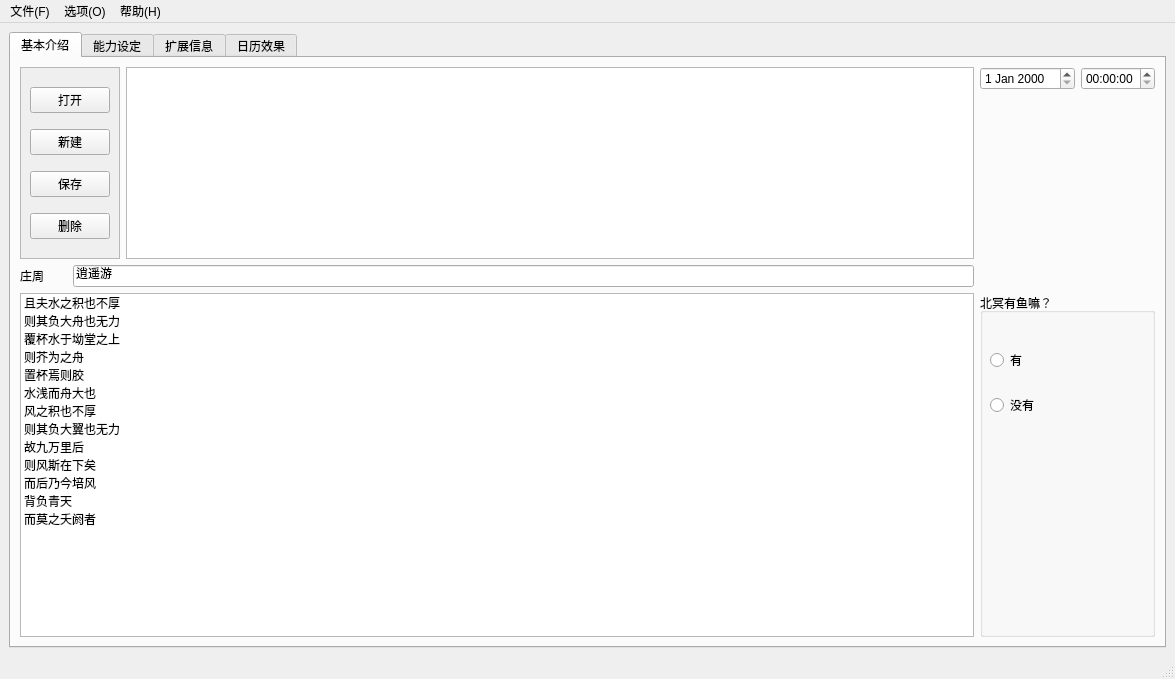
<?xml version="1.0" encoding="UTF-8"?>
<ui version="4.0">
 <class>MainWindow</class>
 <widget class="QMainWindow" name="MainWindow">
  <property name="geometry">
   <rect>
    <x>0</x>
    <y>0</y>
    <width>1175</width>
    <height>679</height>
   </rect>
  </property>
  <property name="windowTitle">
   <string>MainWindow</string>
  </property>
  <widget class="QWidget" name="centralwidget">
   <layout class="QGridLayout" name="gridLayout">
    <item row="0" column="0">
     <widget class="QTabWidget" name="tabWidget">
      <property name="currentIndex">
       <number>0</number>
      </property>
      <widget class="QWidget" name="tab">
       <attribute name="title">
        <string>基本介绍</string>
       </attribute>
       <layout class="QGridLayout" name="gridLayout_2">
        <item row="0" column="0" rowspan="2" colspan="2">
         <widget class="QScrollArea" name="scrollArea">
          <property name="widgetResizable">
           <bool>true</bool>
          </property>
          <widget class="QWidget" name="scrollAreaWidgetContents">
           <property name="geometry">
            <rect>
             <x>0</x>
             <y>0</y>
             <width>98</width>
             <height>190</height>
            </rect>
           </property>
           <layout class="QVBoxLayout" name="verticalLayout_3">
            <item>
             <widget class="QPushButton" name="pushButton">
              <property name="text">
               <string>打开</string>
              </property>
             </widget>
            </item>
            <item>
             <widget class="QPushButton" name="pushButton_2">
              <property name="text">
               <string>新建</string>
              </property>
             </widget>
            </item>
            <item>
             <widget class="QPushButton" name="pushButton_3">
              <property name="text">
               <string>保存</string>
              </property>
             </widget>
            </item>
            <item>
             <widget class="QPushButton" name="pushButton_4">
              <property name="text">
               <string>删除</string>
              </property>
             </widget>
            </item>
           </layout>
          </widget>
         </widget>
        </item>
        <item row="0" column="2" rowspan="2">
         <widget class="QTextEdit" name="textEdit"/>
        </item>
        <item row="0" column="3">
         <widget class="QDateEdit" name="dateEdit"/>
        </item>
        <item row="0" column="4">
         <widget class="QTimeEdit" name="timeEdit"/>
        </item>
        <item row="1" column="3" colspan="2">
         <widget class="QLabel" name="label">
          <property name="text">
           <string/>
          </property>
         </widget>
        </item>
        <item row="2" column="0">
         <widget class="QLabel" name="nameline">
          <property name="text">
           <string>庄周</string>
          </property>
         </widget>
        </item>
        <item row="2" column="1" colspan="2">
         <widget class="QLineEdit" name="lineEdit">
          <property name="text">
           <string>逍遥游</string>
          </property>
         </widget>
        </item>
        <item row="3" column="0" colspan="3">
         <widget class="QListWidget" name="listWidget">
          <item>
           <property name="text">
            <string>且夫水之积也不厚</string>
           </property>
          </item>
          <item>
           <property name="text">
            <string>则其负大舟也无力</string>
           </property>
          </item>
          <item>
           <property name="text">
            <string>覆杯水于坳堂之上</string>
           </property>
          </item>
          <item>
           <property name="text">
            <string>则芥为之舟</string>
           </property>
          </item>
          <item>
           <property name="text">
            <string>置杯焉则胶</string>
           </property>
          </item>
          <item>
           <property name="text">
            <string>水浅而舟大也</string>
           </property>
          </item>
          <item>
           <property name="text">
            <string>风之积也不厚</string>
           </property>
          </item>
          <item>
           <property name="text">
            <string>则其负大翼也无力</string>
           </property>
          </item>
          <item>
           <property name="text">
            <string>故九万里后</string>
           </property>
          </item>
          <item>
           <property name="text">
            <string>则风斯在下矣</string>
           </property>
          </item>
          <item>
           <property name="text">
            <string>而后乃今培风</string>
           </property>
          </item>
          <item>
           <property name="text">
            <string>背负青天</string>
           </property>
          </item>
          <item>
           <property name="text">
            <string>而莫之夭阏者</string>
           </property>
          </item>
         </widget>
        </item>
        <item row="3" column="3" colspan="2">
         <widget class="QGroupBox" name="groupBox">
          <property name="title">
           <string>北冥有鱼嘛？</string>
          </property>
          <widget class="QWidget" name="layoutWidget">
           <property name="geometry">
            <rect>
             <x>10</x>
             <y>40</y>
             <width>114</width>
             <height>101</height>
            </rect>
           </property>
           <layout class="QVBoxLayout" name="verticalLayout">
            <item>
             <widget class="QRadioButton" name="yesRadioButton">
              <property name="text">
               <string>有</string>
              </property>
             </widget>
            </item>
            <item>
             <widget class="QRadioButton" name="noRadioButton">
              <property name="text">
               <string>没有</string>
              </property>
             </widget>
            </item>
           </layout>
          </widget>
          <widget class="QWidget" name="layoutWidget">
           <property name="geometry">
            <rect>
             <x>190</x>
             <y>40</y>
             <width>94</width>
             <height>136</height>
            </rect>
           </property>
           <layout class="QVBoxLayout" name="verticalLayout_2">
            <item>
             <widget class="QCheckBox" name="checkBoxFish">
              <property name="text">
               <string>大鱼</string>
              </property>
             </widget>
            </item>
            <item>
             <widget class="QCheckBox" name="checkBoxBird">
              <property name="text">
               <string>鹏</string>
              </property>
             </widget>
            </item>
            <item>
             <widget class="QCheckBox" name="checkBoxKun">
              <property name="text">
               <string>鲲</string>
              </property>
             </widget>
            </item>
            <item>
             <widget class="QCheckBox" name="checkBoxBoth">
              <property name="text">
               <string>以上都是</string>
              </property>
             </widget>
            </item>
           </layout>
          </widget>
         </widget>
        </item>
       </layout>
      </widget>
      <widget class="QWidget" name="tab_2">
       <attribute name="title">
        <string>能力设定</string>
       </attribute>
       <layout class="QGridLayout" name="gridLayout_3">
        <item row="0" column="0">
         <widget class="QLabel" name="labelAttri">
          <property name="text">
           <string>属性</string>
          </property>
         </widget>
        </item>
        <item row="0" column="1">
         <widget class="QLabel" name="labelSkill">
          <property name="text">
           <string>出装推荐</string>
          </property>
         </widget>
        </item>
        <item row="1" column="0">
         <widget class="QTableWidget" name="tableAttri"/>
        </item>
        <item row="1" column="1">
         <widget class="QTableWidget" name="tableSkill"/>
        </item>
       </layout>
      </widget>
      <widget class="QWidget" name="tab_3">
       <attribute name="title">
        <string>扩展信息</string>
       </attribute>
       <widget class="QTreeWidget" name="treeWidget">
        <property name="geometry">
         <rect>
          <x>100</x>
          <y>10</y>
          <width>581</width>
          <height>431</height>
         </rect>
        </property>
        <column>
         <property name="text">
          <string notr="true">1</string>
         </property>
        </column>
       </widget>
      </widget>
      <widget class="QWidget" name="tab_4">
       <attribute name="title">
        <string>日历效果</string>
       </attribute>
       <layout class="QHBoxLayout" name="horizontalLayout">
        <item>
         <widget class="QCalendarWidget" name="calendarWidget"/>
        </item>
        <item>
         <widget class="QCalendarWidget" name="calendarWidget_2"/>
        </item>
       </layout>
      </widget>
     </widget>
    </item>
   </layout>
  </widget>
  <widget class="QStatusBar" name="statusbar"/>
  <widget class="QMenuBar" name="menuBar">
   <property name="geometry">
    <rect>
     <x>0</x>
     <y>0</y>
     <width>1175</width>
     <height>28</height>
    </rect>
   </property>
   <widget class="QMenu" name="menu">
    <property name="title">
     <string>文件(F)</string>
    </property>
    <addaction name="newAction"/>
    <addaction name="separator"/>
    <addaction name="openAction"/>
    <addaction name="separator"/>
    <addaction name="saveAction"/>
    <addaction name="separator"/>
    <addaction name="deleteAction"/>
    <addaction name="closeAction"/>
   </widget>
   <widget class="QMenu" name="menu_2">
    <property name="title">
     <string>选项(O)</string>
    </property>
    <widget class="QMenu" name="rejuAction">
     <property name="title">
      <string>焕肤(R)</string>
     </property>
     <addaction name="styleWhite"/>
     <addaction name="separator"/>
     <addaction name="styleBlack"/>
    </widget>
    <addaction name="fontAction"/>
    <addaction name="separator"/>
    <addaction name="colorAction"/>
    <addaction name="separator"/>
    <addaction name="rejuAction"/>
   </widget>
   <widget class="QMenu" name="menu_H">
    <property name="title">
     <string>帮助(H)</string>
    </property>
    <addaction name="helpAction"/>
    <addaction name="aboutAction"/>
   </widget>
   <addaction name="menu"/>
   <addaction name="menu_2"/>
   <addaction name="menu_H"/>
  </widget>
  <action name="newAction">
   <property name="text">
    <string>新建文件(N)</string>
   </property>
  </action>
  <action name="openAction">
   <property name="text">
    <string>打开文件(O)</string>
   </property>
  </action>
  <action name="saveAction">
   <property name="text">
    <string>保存文件(S)</string>
   </property>
  </action>
  <action name="deleteAction">
   <property name="text">
    <string>删除文件(D)</string>
   </property>
  </action>
  <action name="helpAction">
   <property name="icon">
    <iconset>
     <normaloff>:/image/msg_question.png</normaloff>
     <normalon>:/image/msg_question.png</normalon>:/image/msg_question.png</iconset>
   </property>
   <property name="text">
    <string>帮助文档(T)</string>
   </property>
  </action>
  <action name="aboutAction">
   <property name="text">
    <string>关于(A)</string>
   </property>
  </action>
  <action name="fontAction">
   <property name="text">
    <string>字体(F)</string>
   </property>
  </action>
  <action name="colorAction">
   <property name="text">
    <string>颜色(C)</string>
   </property>
  </action>
  <action name="closeAction">
   <property name="text">
    <string>关闭退出(C)</string>
   </property>
  </action>
  <action name="styleWhite">
   <property name="text">
    <string>白色靓丽</string>
   </property>
  </action>
  <action name="styleBlack">
   <property name="text">
    <string>黑色炫酷</string>
   </property>
   <property name="iconText">
    <string>黑色炫酷</string>
   </property>
  </action>
 </widget>
 <resources/>
 <connections/>
</ui>
